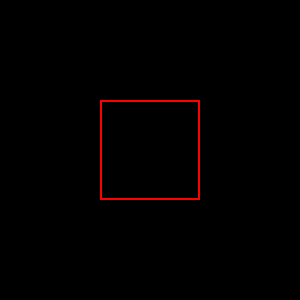
//> input picture Scanning/scan_demo/rect1.png, 300 x 300 px
$ ./scan   (built with g++ and OpenCV 4)
//> lines starting //> are read from the running program, lines starting //| are printed output that depends on the picture; after the words box and inside, x2 and y2 are one past the last pixel; in counts of white or black regions, pixels touching at a corner belong together
// from http://stackoverflow.com/questions/14132951/how-to-obtain-the-scale-and-rotation-angle-from-logpolar-transform


#include <opencv2/imgproc/imgproc.hpp>
#include <opencv2/imgproc/imgproc_c.h>
#include <opencv2/highgui/highgui.hpp>
#include <iostream>

int main()
{
    cv::Mat a = cv::imread("rect1.png", 0);
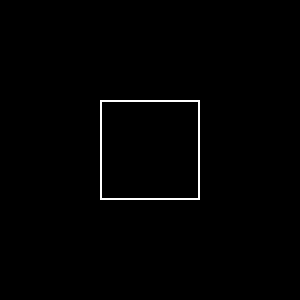
//> a: 300 rows x 300 cols, CV_8UC1; values 0 (black) and 76 (white), 0.87% white in thin lines or dots, all inside (x1, y1, x2, y2) = (100, 100, 200, 200)
    cv::Mat b = cv::imread("rect2.png", 0);
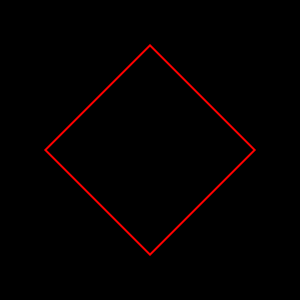
//> input picture Scanning/scan_demo/rect2.png, 300 x 300 px
//> b: 300 rows x 300 cols, CV_8UC1; min 0, max 76, mean 1
    if (a.empty() || b.empty())
        return -1;

    cv::imshow("a", a);
    cv::imshow("b", b);

    cv::Mat pa = cv::Mat::zeros(a.size(), CV_8UC1);
    cv::Mat pb = cv::Mat::zeros(b.size(), CV_8UC1);
    IplImage ipl_a = a, ipl_pa = pa;
    IplImage ipl_b = b, ipl_pb = pb;
    cvLogPolar(&ipl_a, &ipl_pa, cvPoint2D32f(a.cols >> 1, a.rows >> 1), 40);
    cvLogPolar(&ipl_b, &ipl_pb, cvPoint2D32f(b.cols >> 1, b.rows >> 1), 40);

    cv::imshow("logpolar a", pa);
    cv::imshow("logpolar b", pb);

    cv::Mat pa_64f, pb_64f;
    pa.convertTo(pa_64f, CV_64F);
    pb.convertTo(pb_64f, CV_64F);

    cv::Point2d pt = cv::phaseCorrelate(pa_64f, pb_64f);
//> pt = Point(16.19, -37.6)

    std::cout << "Shift = " << pt
              << "Rotation = " << cv::format("%.2f", pt.y*180/(a.cols >> 1))
              << std::endl;
//| Shift = [16.1942, -37.5952]Rotation = -45.11

    cv::waitKey(0);

    return 0;
}
